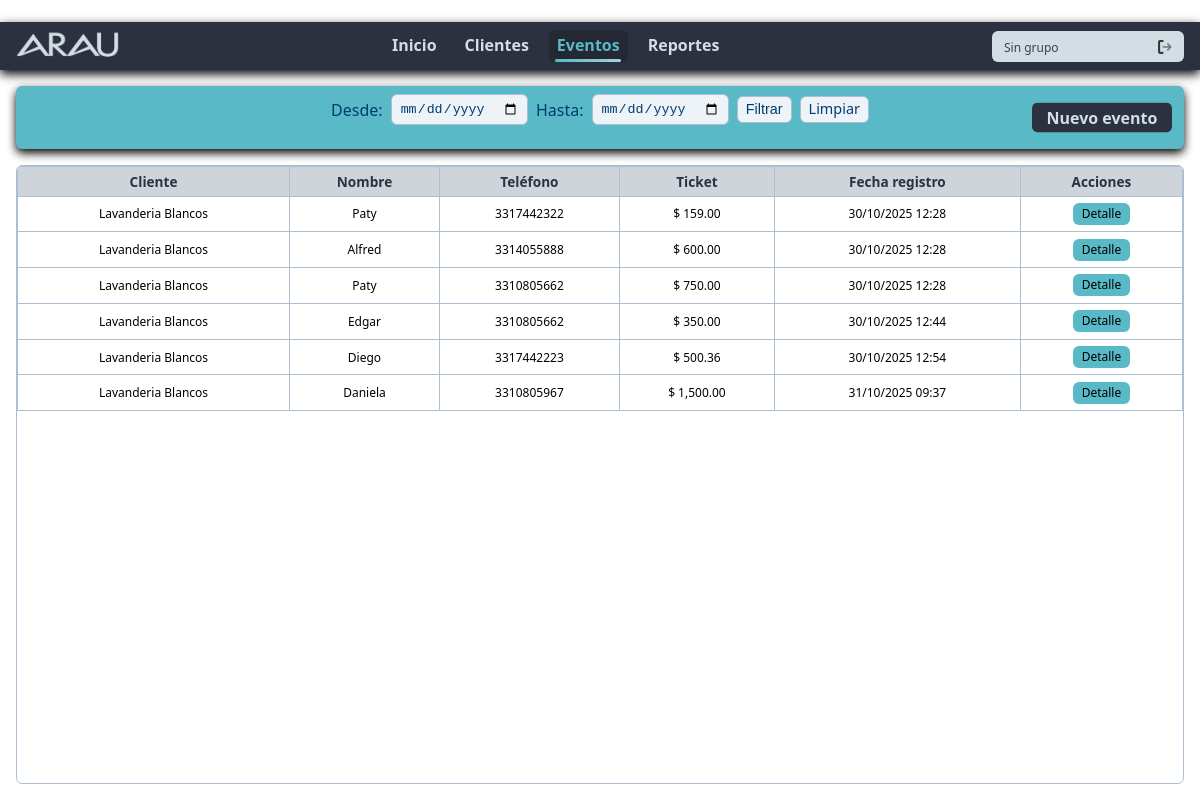
The app's page /eventos/lista/, older data.
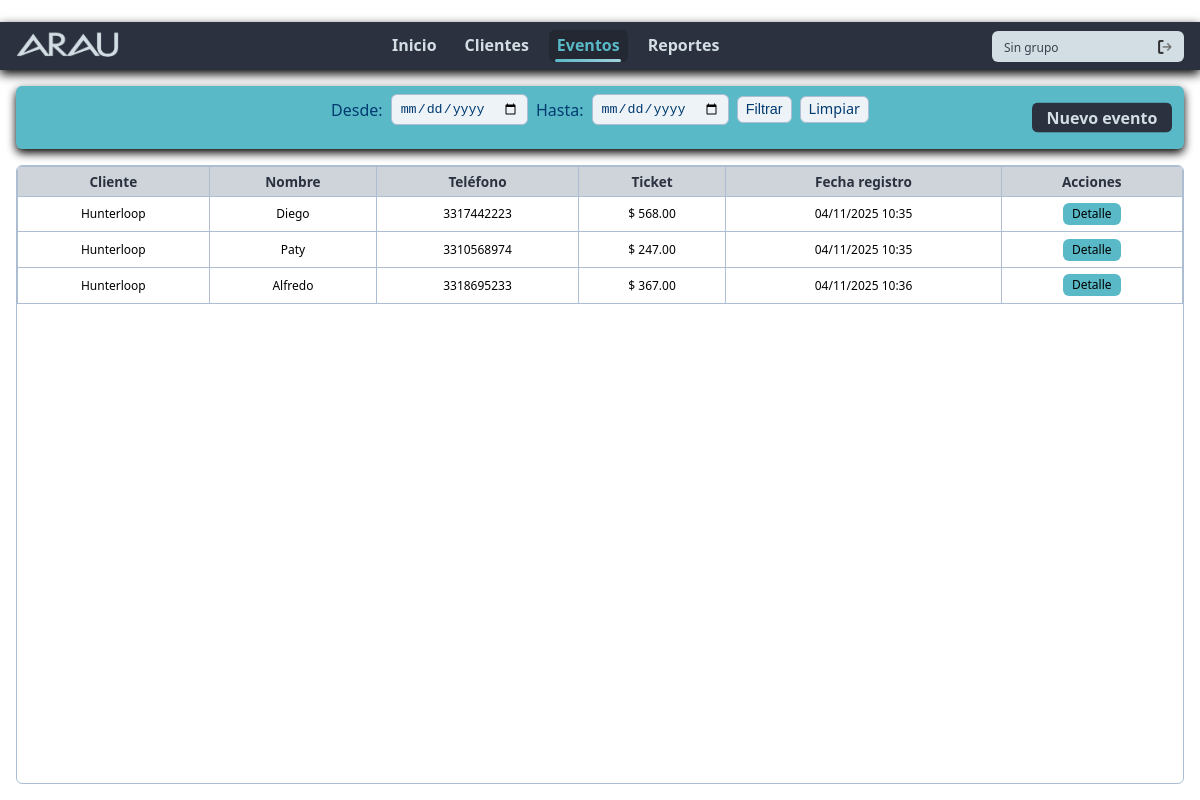
The same page, newer data.
### eventos/models.py (models this page shows, shortened)
class Evento(models.Model):
    cliente = models.ForeignKey(
        User,
        on_delete=models.CASCADE,
        related_name="eventos"
    )
    nombre = models.CharField(max_length=200)
    telefono = models.CharField(max_length=20)
    ticket = models.DecimalField(max_digits=10, decimal_places=2)
    fecha_registro = models.DateTimeField(auto_now_add=True)

### eventos/views.py (the view)
# urls.py: path('lista/', views.lista_eventos, name='eventos_lista'),
def lista_eventos(request):
    if request.user.groups.filter(name='Cliente').exists():
        eventos = Evento.objects.filter(cliente=request.user)
    elif request.user.groups.filter(name='Agente').exists():
        clientes_asignados = Cliente.objects.filter(agente=request.user).values('usuario_asociado')
        eventos = Evento.objects.filter(cliente__in=clientes_asignados)
    else:
        eventos = Evento.objects.select_related("cliente").all()
    fecha_desde = request.GET.get('fecha_desde')
    fecha_hasta = request.GET.get('fecha_hasta')
    if fecha_desde:
        try:
            eventos = eventos.filter(fecha_registro__date__gte=fecha_desde)
        except Exception:
            pass
    if fecha_hasta:
        try:
            eventos = eventos.filter(fecha_registro__date__lte=fecha_hasta)
        except Exception:
            pass
    return render(request, "eventos/lista.html", {
        "eventos": eventos,
        'is_cliente': request.user.groups.filter(name='Cliente').exists(),
        'is_agente': request.user.groups.filter(name='Agente').exists(),
        'fecha_desde': fecha_desde or '',
        'fecha_hasta': fecha_hasta or '',
    })

### eventos/templates/eventos/lista.html (shortened to what this page needs)
﻿{% extends "lista.html" %}
{% load humanize %}
{% block filtros %}
  <div class="filter-container">
    <form method="get">
      <label for="fecha_desde">Desde:</label>
      <input type="date" name="fecha_desde" id="fecha_desde" value="{{ fecha_desde }}"
             />
      <label for="fecha_hasta">Hasta:</label>
      <input type="date" name="fecha_hasta" id="fecha_hasta" value="{{ fecha_hasta }}"
             />
      <button type="submit" class="btn-filter">Filtrar</button>
    <a href="{% url 'eventos_lista' %}" class="btn-filter">Limpiar</a>
    </form>
    {% if not is_agente %}
      <a href="{% url 'agregar_evento' %}?next={{ request.get_full_path|urlencode }}" class="btn-primary">Nuevo evento</a>
    {% endif %}
  </div>
{% endblock %}
{% block tabla_head %}
  <tr>
    <th>Cliente</th>
    <th>Nombre</th>
    <th>Teléfono</th>
    <th>Ticket</th>
    <th>Fecha registro</th>
    <th>Acciones</th>
  </tr>
{% endblock %}
{% block tabla_body %}
  {% for e in eventos %}
    <tr>
      <td>{{ e.cliente.get_full_name|default:e.cliente.username }}</td>
      <td>{{ e.nombre }}</td>
      <td>{{ e.telefono }}</td>
      <td>$ {{ e.ticket|floatformat:2|intcomma }}</td>
      <td>{{ e.fecha_registro|date:"d/m/Y H:i" }}</td>
      <td>
        <a href="{% url 'editar_evento' e.id %}?next={{ request.get_full_path|urlencode }}" class="btn-detalle">Detalle</a>
      </td>
    </tr>
  {% empty %}
    <tr>
      <td colspan="100%">Sin eventos registrados</td>
    </tr>
  {% endfor %}
{% endblock %}

### templates/lista.html (shortened to what this page needs)
{% extends "base.html" %}
{% block content %}
<main>
  <div class="main">
    {% block filtros %}{% endblock %}
  </div>
  <div class="table-container">
    <table class="table">
      <thead>
        {% block tabla_head %}{% endblock %}
      </thead>
      <tbody>
        {% block tabla_body %}{% endblock %}
      </tbody>
    </table>
  </div>
</main>
{% endblock %}

### templates/base.html (shortened to what this page needs)
{% load static %}
<!DOCTYPE html>
<html lang="es">
<head>
  <link rel="stylesheet" href="{% static 'css/style.css' %}">
</head>
<body>
  {% include 'includes/header.html' %}
  <main>
    {% block content %}{% endblock %}
  </main>
</body>
</html>

### templates/includes/header.html (shortened to what this page needs)
{% load static %}
<header class="main-header">
  <div class="logo-title">
    <img src="{% static 'img/logo_header.png' %}" alt="ARAU" class="logo" />
  </div>
  <nav class="main-nav">
    {% if is_cliente %}
      <a href="#">Inicio</a>
      <a href="{% url 'eventos_lista' %}"
         class="{% if 'eventos' in request.path and 'reportes' not in request.path %}active{% endif %}">Eventos</a>
    {% else %}
      <a href="#">Inicio</a>
      <a href="{% url 'clientes_lista' %}"
         class="{% if 'clientes' in request.path %}active{% endif %}">Clientes</a>
      <a href="{% url 'eventos_lista' %}"
         class="{% if 'eventos' in request.path and 'reportes' not in request.path %}active{% endif %}">Eventos</a>
      <a href="{% url 'reportes_dashboard' %}"
         class="{% if 'reportes' in request.path %}active{% endif %}">Reportes</a>
    {% endif %}
  </nav>
  <div class="user-card">
    <div class="user-row">
      <div class="user-group">
        {% for g in user.groups.all %}{{ g.name }}{% if not forloop.last %}, {% endif %}{% empty %}Sin grupo{% endfor %}
      </div>
      <a href="#" class="user-logout" title="Cerrar sesión">
        <img src="{% static 'img/logout.png' %}" alt="Cerrar sesión" class="logout-icon" />
      </a>
    </div>
  </div>
</header>

Row changes from the older to the newer data that the page shows:
removed Evento: cliente.get_full_name "Lavanderia Blancos", nombre "Paty", telefono "3317442322", ticket "159.00", fecha_registro "30/10/2025 12:28"
removed Evento: cliente.get_full_name "Lavanderia Blancos", nombre "Alfred", telefono "3314055888", ticket "600.00", fecha_registro "30/10/2025 12:28"
removed Evento: cliente.get_full_name "Lavanderia Blancos", nombre "Paty", telefono "3310805662", ticket "750.00", fecha_registro "30/10/2025 12:28"
removed Evento: cliente.get_full_name "Lavanderia Blancos", nombre "Edgar", telefono "3310805662", ticket "350.00", fecha_registro "30/10/2025 12:44"
removed Evento: cliente.get_full_name "Lavanderia Blancos", nombre "Diego", telefono "3317442223", ticket "500.36", fecha_registro "30/10/2025 12:54"
removed Evento: cliente.get_full_name "Lavanderia Blancos", nombre "Daniela", telefono "3310805967", ticket "1,500.00", fecha_registro "31/10/2025 09:37"
added Evento: cliente.get_full_name "Hunterloop", nombre "Diego", telefono "3317442223", ticket "568.00", fecha_registro "04/11/2025 10:35"
added Evento: cliente.get_full_name "Hunterloop", nombre "Paty", telefono "3310568974", ticket "247.00", fecha_registro "04/11/2025 10:35"
added Evento: cliente.get_full_name "Hunterloop", nombre "Alfredo", telefono "3318695233", ticket "367.00", fecha_registro "04/11/2025 10:36"
